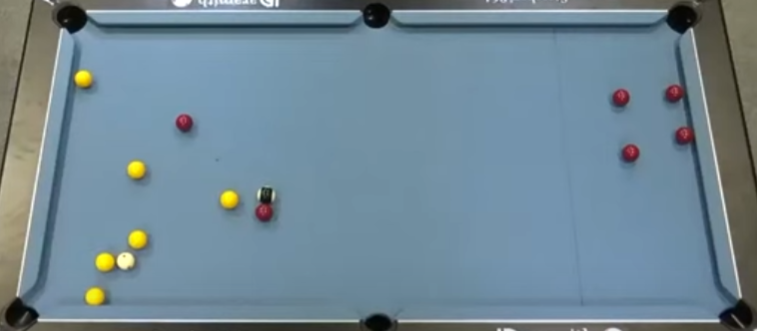
#> input picture Projet Deadpool 1 last update 28-11/Images/Blackball2.png, 757 x 331 px, found by its file name
$ python TestColorAndCircleDetection.py
#> lines starting #> are read from the running program, lines starting #| are printed output that depends on the picture; after the words box and inside, x2 and y2 are one past the last pixel; in counts of white or black regions, pixels touching at a corner belong together
import cv2
import numpy as np

#Find the picture, resize it and to show it
img = cv2.imread('Images\Blackball2.png')
#> img is the input picture: shape (331, 757, 3); mean B, G, R 149.1, 135.8, 112.9
img = cv2.resize(img, (600,300))
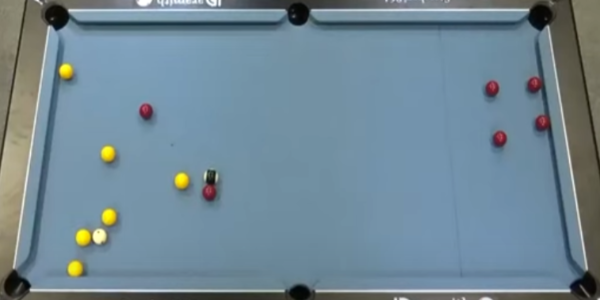
#> img: shape (300, 600, 3); mean B, G, R 149, 135.8, 112.9
cv2.imshow('image', img)

#Color Detection for the white color
lowerwhite = np.array([0, 0, 240])
upperwhite = np.array([180, 90, 255])
imagewhite = cv2.cvtColor(img, cv2.COLOR_BGR2HSV)
#> imagewhite: shape (300, 600, 3); mean H, S, V 91.3, 73.5, 153.2
maskwhite = cv2.inRange(imagewhite, lowerwhite, upperwhite)
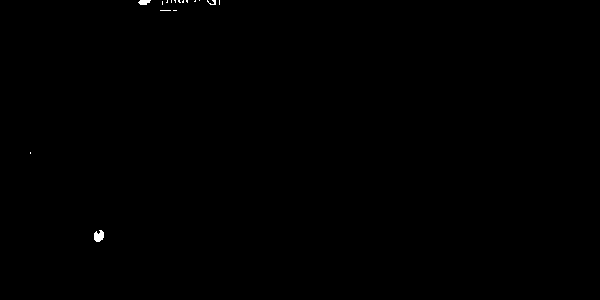
#> maskwhite: shape (300, 600); 0.12% white; 16 white regions (13 under 20 px), largest, box (x1, y1, x2, y2) and area: (94, 230, 104, 242) 90, (138, 0, 151, 5) 49, (207, 0, 216, 5) 23
#cv2.imshow('Treated Image White', imagewhite)
cv2.imshow('Mask White', maskwhite)

#Color Detection for the red color
lowerred = np.array([160, 50, 80])
upperred = np.array([180, 255, 255])
imagered = cv2.cvtColor(img, cv2.COLOR_BGR2HLS)
#> imagered: shape (300, 600, 3); mean of channels 0, 1, 2 91.3, 131.1, 53.3
maskred = cv2.inRange(imagered, lowerred, upperred)
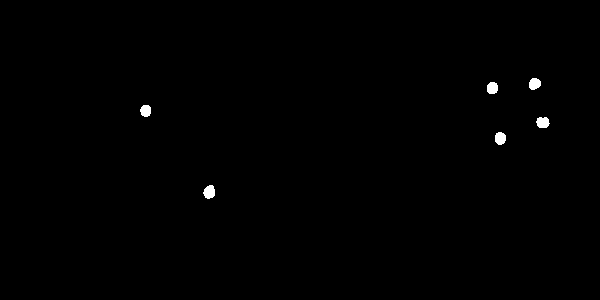
#> maskred: shape (300, 600); 0.39% white; 6 white regions, box (x1, y1, x2, y2) and area: (203, 185, 215, 199) 127, (536, 117, 550, 128) 122, (495, 132, 506, 145) 117, (529, 78, 541, 90) 114, (487, 82, 498, 94) 113, (140, 105, 151, 117) 108
#cv2.imshow('Treated Image Red', imagered)
cv2.imshow('Mask Red', maskred)

#Color Detection for the yellow color
loweryellow = np.array([20, 50, 200])
upperyellow = np.array([40, 255,255])
imageyellow = cv2.cvtColor(img, cv2.COLOR_BGR2HSV)
maskyellow = cv2.inRange(imageyellow, loweryellow, upperyellow)
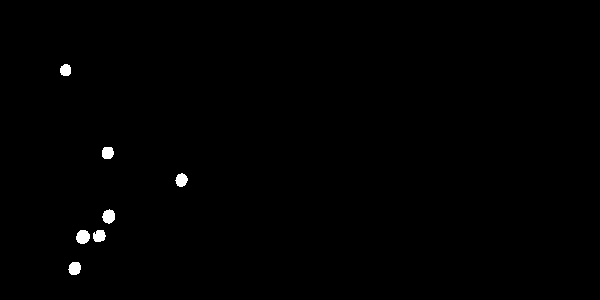
#> maskyellow: shape (300, 600); 0.51% white; 7 white regions, largest, box (x1, y1, x2, y2) and area: (76, 230, 90, 244) 155, (102, 209, 115, 224) 143, (68, 262, 81, 275) 135
#cv2.imshow('Treated Image Yellow', imageyellow)
cv2.imshow('Mask Yellow', maskyellow)

#Color Detection for the blakc holes
lowerhole = np.array([0, 0, 0])
upperhole = np.array([180, 255, 40])
imagehole = cv2.cvtColor(img, cv2.COLOR_BGR2HSV)
maskhole = cv2.inRange(imagehole, lowerhole, upperhole)
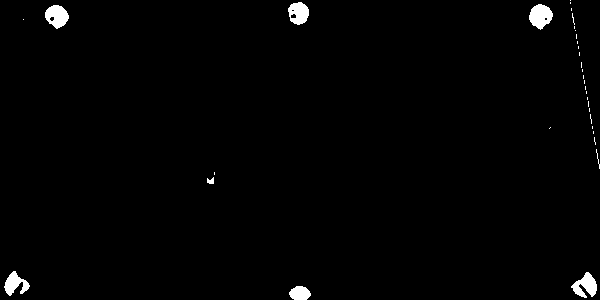
#> maskhole: shape (300, 600); 1.3% white; 34 white regions (26 under 20 px), largest, box (x1, y1, x2, y2) and area: (529, 4, 553, 30) 424, (45, 5, 69, 29) 391, (571, 272, 597, 298) 381
#cv2.imshow('Treated Image Hole', imagehole)
cv2.imshow('Mask Hole', maskhole)

#To exit all the windows
cv2.waitKey(0)
cv2.destroyAllWindows()
